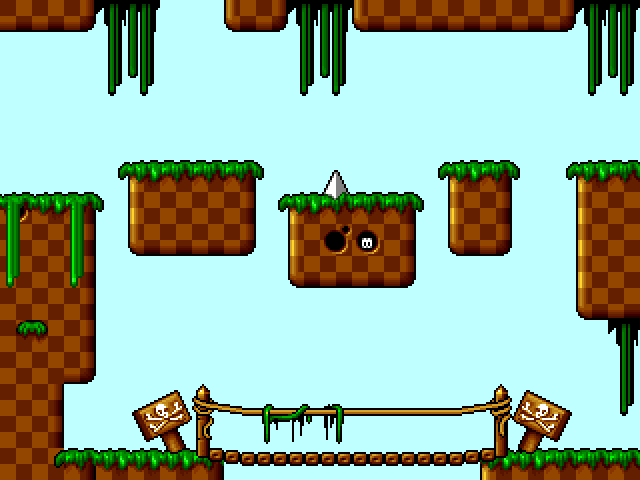

A level layout from a 2D game, rendered from its tile map. Below: a short description, then the map file with tile-grid data replaced by summaries:
An orthogonal 20x15 tile map with 32x32 px tiles, 2 tile layers (fundo, frente).

<map version="1.0" orientation="orthogonal" width="20" height="15" tilewidth="32" tileheight="32" backgroundcolor="#c0ffff">
 <tileset firstgid="1" name="area01" tilewidth="32" tileheight="32">
  <image source="../data/img/map/area01_level_tiles.png" width="640" height="241" />
 </tileset>
 <layer name="fundo" width="20" height="15">
  <data>[300 cells, 58 non-empty, 23 distinct tile ids]</data>
 </layer>
 <layer name="frente" width="20" height="15">
  <data>[300 cells, 102 non-empty, 53 distinct tile ids]</data>
 </layer>
</map>
